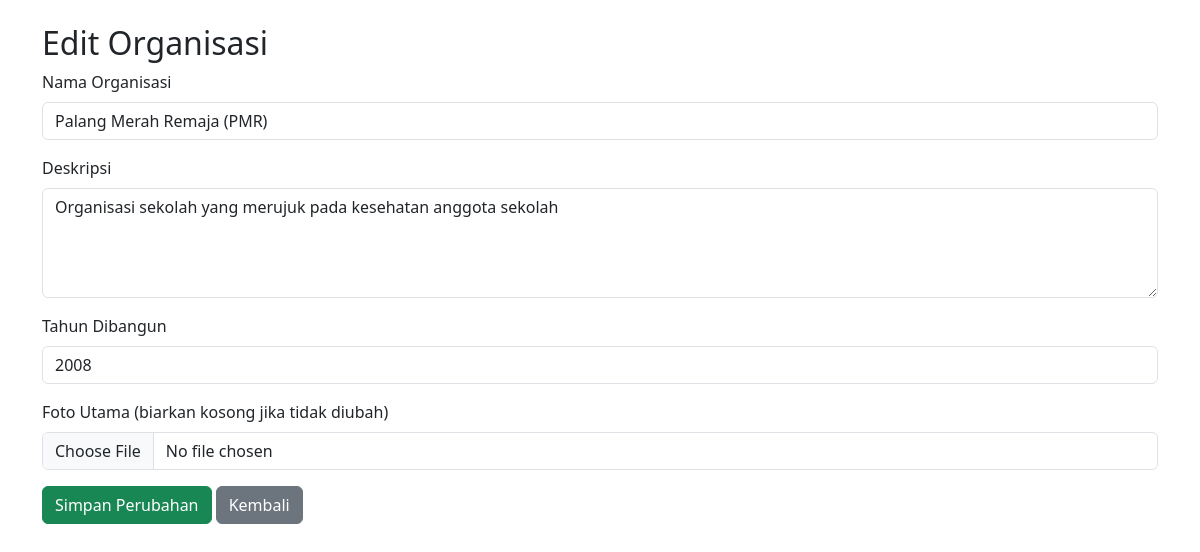
The page /admin/edit_organisasi.php?id=2 (signed in) on the database its author committed.
### tables this page shows
CREATE TABLE `organisasi` (
  `id` int(11) NOT NULL,
  `nama` varchar(255) NOT NULL,
  `deskripsi` text NOT NULL,
  `tahun_dibangun` year(4) NOT NULL,
  `foto_utama` varchar(255) NOT NULL,
  `created_at` timestamp NOT NULL DEFAULT current_timestamp()
);

### admin/edit_organisasi.php (the view, shortened to what this page needs)
<?php
require_once '../db.php';
$id = $_GET['id'] ?? null;
$stmt = $conn->prepare("SELECT * FROM organisasi WHERE id = ?");
$stmt->bind_param("i", $id);
$stmt->execute();
$result = $stmt->get_result();
$org = $result->fetch_assoc();
?>
<!DOCTYPE html>
<html lang="id">
<head>
  <link href="https://cdn.jsdelivr.net/npm/bootstrap@5.3.0/dist/css/bootstrap.min.css" rel="stylesheet">
</head>
<body>
<div class="container mt-4">
  <h2>Edit Organisasi</h2>
  <form action="proses_edit_organisasi.php" method="post" enctype="multipart/form-data">
    <div class="mb-3">
      <label for="nama" class="form-label">Nama Organisasi</label>
      <input type="text" name="nama" id="nama" class="form-control" value="<?= htmlspecialchars($org['nama']) ?>" required>
    </div>
    <div class="mb-3">
      <label for="deskripsi" class="form-label">Deskripsi</label>
      <textarea name="deskripsi" id="deskripsi" class="form-control" rows="4" required><?= htmlspecialchars($org['deskripsi']) ?></textarea>
    </div>
    <div class="mb-3">
      <label for="tahun_dibangun" class="form-label">Tahun Dibangun</label>
      <input type="number" name="tahun_dibangun" id="tahun_dibangun" class="form-control" value="<?= htmlspecialchars($org['tahun_dibangun']) ?>" required>
    </div>
    <div class="mb-3">
      <label for="foto_utama" class="form-label">Foto Utama (biarkan kosong jika tidak diubah)</label>
      <input type="file" name="foto_utama" id="foto_utama" class="form-control">
    </div>
    <button type="submit" class="btn btn-success">Simpan Perubahan</button>
    <a href="kelola_organisasi.php" class="btn btn-secondary">Kembali</a>
  </form>
</div>
</body>
</html>

### rows shown on the page
organisasi: nama "Palang Merah Remaja (PMR)", deskripsi "Organisasi sekolah yang merujuk pada kesehatan anggota sekolah", tahun_dibangun "2008"
